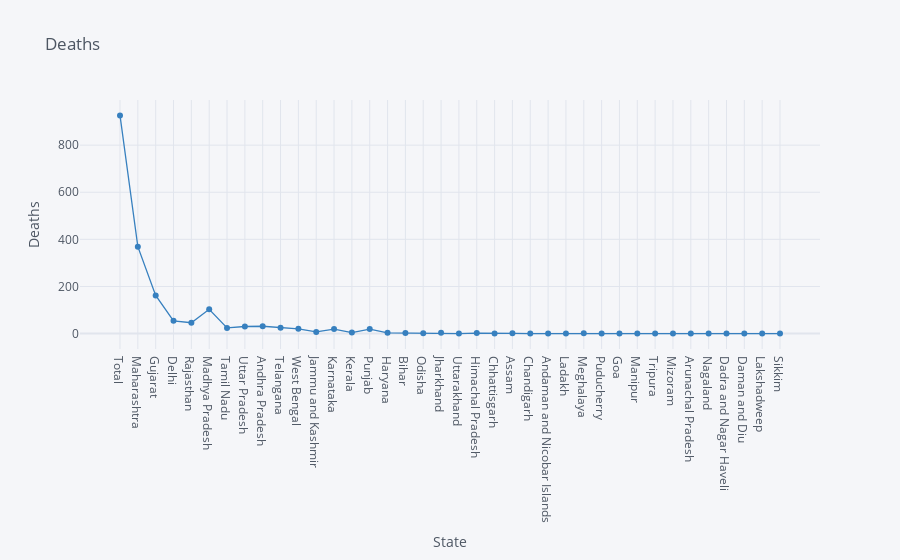

Source (notebook cell):
### Markdown cell above
# Deaths as per State

### Code cell
df.iplot(kind="scatter",x="State",y="Deaths",mode='markers+lines',title="Deaths",xTitle="State",yTitle="Deaths",colors='blue',size=0)

### Figure 1 — Plotly figure (JSON) as saved in the notebook; plotly's stock layout.template omitted (floating-point values rounded to 4 significant figures)
{"data": [{"line": {"color": "rgba(55, 128, 191, 1.0)", "dash": "solid", "shape": "linear", "width": 1.3}, "marker": {"size": 0, "symbol": "circle"}, "mode": "markers+lines", "name": "Deaths", "text": "", "type": "scatter", "x": ["Total", "Maharashtra", "Gujarat", "Delhi", "Rajasthan", "Madhya Pradesh", "Tamil Nadu", "Uttar Pradesh", "Andhra Pradesh", "Telangana", "West Bengal", "Jammu and Kashmir", "Karnataka", "Kerala", "Punjab", "Haryana", "Bihar", "Odisha", "Jharkhand", "Uttarakhand", "Himachal Pradesh", "Chhattisgarh", "Assam", "Chandigarh", "Andaman and Nicobar Islands", "Ladakh", "Meghalaya", "Puducherry", "Goa", "Manipur", "Tripura", "Mizoram", "Arunachal Pradesh", "Nagaland", "Dadra and Nagar Haveli", "Daman and Diu", "Lakshadweep", "Sikkim"], "y": [926, 369, 162, 54, 46, 103, 24, 30, 31, 25, 20, 7, 19, 4, 19, 3, 2, 1, 3, 0, 2, 0, 1, 0, 0, 0, 1, 0, 0, 0, 0, 0, 0, 0, 0, 0, 0, 0]}], "layout": {"legend": {"bgcolor": "#F5F6F9", "font": {"color": "#4D5663"}}, "paper_bgcolor": "#F5F6F9", "plot_bgcolor": "#F5F6F9", "title": {"font": {"color": "#4D5663"}, "text": "Deaths"}, "xaxis": {"gridcolor": "#E1E5ED", "showgrid": true, "tickfont": {"color": "#4D5663"}, "title": {"font": {"color": "#4D5663"}, "text": "State"}, "zerolinecolor": "#E1E5ED"}, "yaxis": {"gridcolor": "#E1E5ED", "showgrid": true, "tickfont": {"color": "#4D5663"}, "title": {"font": {"color": "#4D5663"}, "text": "Deaths"}, "zerolinecolor": "#E1E5ED"}}}
